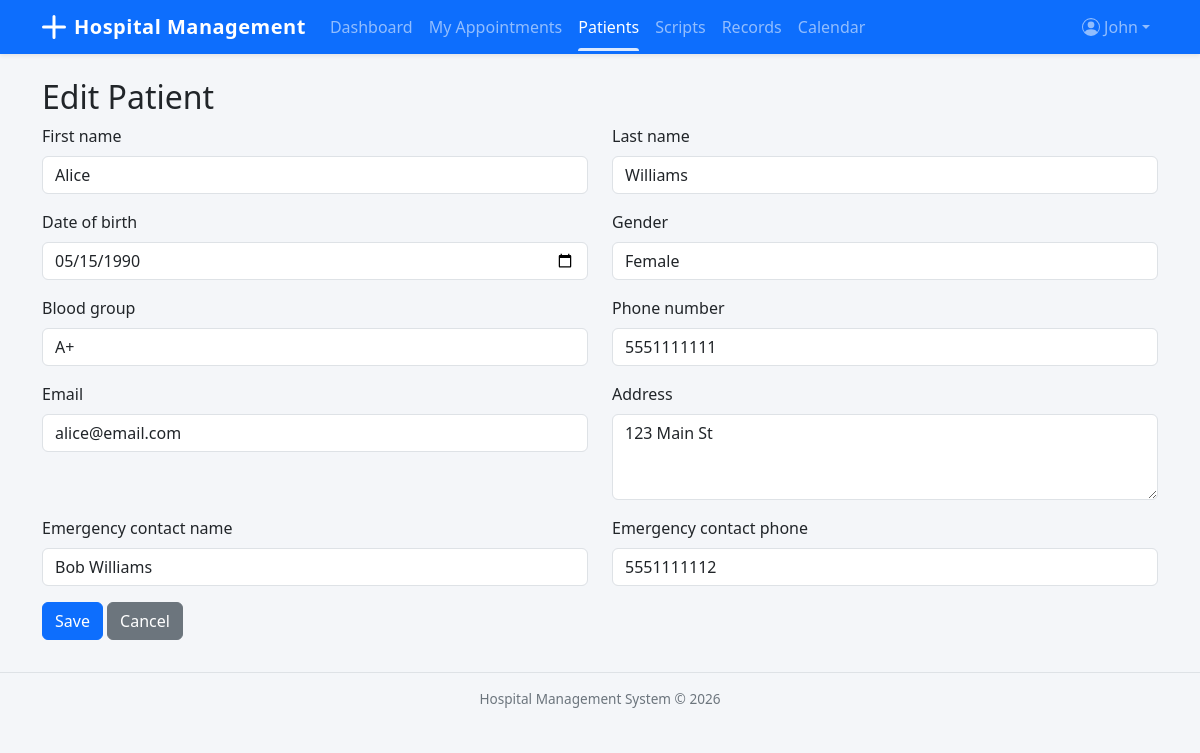
Screenshot of /patients/1/update/ (signed in) with the database file from the repository.
### accounts/models.py (models this page shows, shortened)
class User(AbstractUser):
    class Role(models.TextChoices):
        ADMIN = 'Admin', 'Admin'
        DOCTOR = 'Doctor', 'Doctor'
        RECEPTIONIST = 'Receptionist', 'Receptionist'
    role = models.CharField(max_length=20, choices=Role.choices, default=Role.RECEPTIONIST)
    phone_number = models.CharField(max_length=15, blank=True)

### patients/models.py (models this page shows, shortened)
class Patient(models.Model):
    class Gender(models.TextChoices):
        MALE = 'Male', 'Male'
        FEMALE = 'Female', 'Female'
        OTHER = 'Other', 'Other'
    class BloodGroup(models.TextChoices):
        A_POS = 'A+', 'A+'
        A_NEG = 'A-', 'A-'
        B_POS = 'B+', 'B+'
        B_NEG = 'B-', 'B-'
        AB_POS = 'AB+', 'AB+'
        AB_NEG = 'AB-', 'AB-'
        O_POS = 'O+', 'O+'
        O_NEG = 'O-', 'O-'
    first_name = models.CharField(max_length=50)
    last_name = models.CharField(max_length=50)
    date_of_birth = models.DateField()
    gender = models.CharField(max_length=10, choices=Gender.choices)
    blood_group = models.CharField(max_length=5, choices=BloodGroup.choices, blank=True)
    phone_number = models.CharField(max_length=15)
    email = models.EmailField(blank=True)
    address = models.TextField(blank=True)
    emergency_contact_name = models.CharField(max_length=100, blank=True)
    emergency_contact_phone = models.CharField(max_length=15, blank=True)
    registered_date = models.DateTimeField(auto_now_add=True)

### patients/views.py (the view, shortened to what this page needs)
# urls.py: path('<int:pk>/update/', views.PatientUpdateView.as_view(), name='patient_update'),
class PatientUpdateView(LoginRequiredMixin, UpdateView):
    model = Patient
    form_class = PatientForm
    template_name = 'patients/patient_form.html'
    success_url = reverse_lazy('patient_list')

### patients/forms.py
class PatientForm(forms.ModelForm):
    class Meta:
        model = Patient
        fields = '__all__'
        widgets = {
            'date_of_birth': forms.DateInput(attrs={'type': 'date'}),
            'address': forms.Textarea(attrs={'rows': 3}),
        }
    def __init__(self, *args, **kwargs):
        super().__init__(*args, **kwargs)
        for field in self.visible_fields():
            field.field.widget.attrs.setdefault('class', 'form-control')

### templates/patients/patient_form.html (shortened to what this page needs)
{% extends 'base.html' %}
{% block content %}
<h2>{% if form.instance.pk %}Edit Patient{% else %}Register Patient{% endif %}</h2>
<form method="post">
    <div class="row">
    {% for field in form %}
        <div class="col-md-6 mb-3">
            <label class="form-label">{{ field.label }}</label>
            {{ field }}
        </div>
    {% endfor %}
    </div>
    <button type="submit" class="btn btn-primary">Save</button>
    <a href="{% url 'patient_list' %}" class="btn btn-secondary">Cancel</a>
</form>
{% endblock %}

### templates/base.html (shortened to what this page needs)
<!DOCTYPE html>
<html lang="en">
<head>
    <link href="https://cdn.jsdelivr.net/npm/bootstrap@5.3.0/dist/css/bootstrap.min.css" rel="stylesheet">
</head>
<body>
    <nav class="navbar navbar-expand-lg navbar-dark bg-primary shadow-sm">
        <div class="container">
            <a class="navbar-brand d-flex align-items-center" href="{% url 'dashboard_redirect' %}">
                <svg xmlns="http://www.w3.org/2000/svg" width="24" height="24" fill="currentColor" class="me-2" viewBox="0 0 16 16">
                    <path d="M8 0a1 1 0 0 1 1 1v6h6a1 1 0 1 1 0 2H9v6a1 1 0 1 1-2 0V9H1a1 1 0 0 1 0-2h6V1a1 1 0 0 1 1-1z"/>
                </svg>
                <span class="d-none d-sm-inline">Hospital Management</span><span class="d-sm-none">HMS</span>
            </a>
            <div class="collapse navbar-collapse" id="navbarNav">
                {% if user.is_authenticated %}
                <ul class="navbar-nav me-auto">
                    {% if user.role == 'Admin' %}
                    <li class="nav-item"><a class="nav-link{% if request.resolver_match.url_name == 'admin_dashboard' %} active{% endif %}" href="{% url 'admin_dashboard' %}">Dashboard</a></li>
                    <li class="nav-item"><a class="nav-link{% if request.resolver_match.url_name == 'department_list' %} active{% endif %}" href="{% url 'department_list' %}">Departments</a></li>
                    <li class="nav-item"><a class="nav-link{% if 'doctor' in request.resolver_match.url_name %} active{% endif %}" href="{% url 'doctor_list' %}">Doctors</a></li>
                    <li class="nav-item"><a class="nav-link{% if 'patient' in request.resolver_match.url_name %} active{% endif %}" href="{% url 'patient_list' %}">Patients</a></li>
                    <li class="nav-item"><a class="nav-link{% if 'appointment' in request.resolver_match.url_name %} active{% endif %}" href="{% url 'appointment_list' %}">Appointments</a></li>
                    <li class="nav-item"><a class="nav-link{% if 'prescription' in request.resolver_match.url_name %} active{% endif %}" href="{% url 'prescription_list' %}">Prescriptions</a></li>
                    <li class="nav-item"><a class="nav-link{% if 'record' in request.resolver_match.url_name %} active{% endif %}" href="{% url 'medical_record_list' %}">Records</a></li>
                    <li class="nav-item"><a class="nav-link{% if 'report' in request.resolver_match.url_name %} active{% endif %}" href="{% url 'patient_report' %}">Reports</a></li>
                    <li class="nav-item"><a class="nav-link{% if 'calendar' in request.resolver_match.url_name %} active{% endif %}" href="{% url 'doctor_calendar' %}">Calendar</a></li>
                    {% elif user.role == 'Doctor' %}
                    <li class="nav-item"><a class="nav-link{% if request.resolver_match.url_name == 'doctor_dashboard' %} active{% endif %}" href="{% url 'doctor_dashboard' %}">Dashboard</a></li>
                    <li class="nav-item"><a class="nav-link{% if request.resolver_match.url_name == 'doctor_appointments' %} active{% endif %}" href="{% url 'doctor_appointments' %}">My Appointments</a></li>
                    <li class="nav-item"><a class="nav-link{% if 'patient' in request.resolver_match.url_name %} active{% endif %}" href="{% url 'patient_list' %}">Patients</a></li>
                    <li class="nav-item"><a class="nav-link{% if request.resolver_match.url_name == 'doctor_prescriptions' %} active{% endif %}" href="{% url 'doctor_prescriptions' %}">Scripts</a></li>
                    <li class="nav-item"><a class="nav-link{% if request.resolver_match.url_name == 'doctor_medical_records' %} active{% endif %}" href="{% url 'doctor_medical_records' %}">Records</a></li>
                    <li class="nav-item"><a class="nav-link{% if 'calendar' in request.resolver_match.url_name %} active{% endif %}" href="{% url 'doctor_calendar' %}">Calendar</a></li>
                    {% endif %}
                </ul>
                <ul class="navbar-nav">
                    <li class="nav-item dropdown">
                        <a class="nav-link dropdown-toggle d-flex align-items-center" href="#" role="button" data-bs-toggle="dropdown">
                            <span class="d-none d-md-inline">{{ user.get_short_name|default:user.username }}</span>
                        </a>
                    </li>
                </ul>
                {% endif %}
            </div>
        </div>
    </nav>
    <div class="container mt-4">
        {% block content %}{% endblock %}
    </div>
    <footer class="footer text-center">
        <div class="container">
            Hospital Management System &copy; {% now "Y" %}
        </div>
    </footer>
</body>
</html>

### templates/base.html (style rules this page uses)
body { background-color: #f4f6f9; }
.navbar { padding-top: 0; padding-bottom: 0; }
.navbar-brand { font-weight: 700; letter-spacing: 0.5px; padding-top: 0.75rem; padding-bottom: 0.75rem; }
.navbar .nav-link { padding-top: 0.75rem; padding-bottom: 0.75rem; position: relative; }
.navbar .nav-link.active::after { content: ''; position: absolute; bottom: 0; left: 0.5rem; right: 0.5rem; height: 3px; background: rgba(255,255,255,0.85); border-radius: 3px 3px 0 0; }
.footer { font-size: 0.85rem; color: #6c757d; border-top: 1px solid #dee2e6; padding: 1rem 0; margin-top: 2rem; }

### rows the page displays
User: get_short_name "John"
Patient: form "Alice" "Williams" "05/15/1990" "Female" "A+" "5551111111" "alice@email.com" "123 Main St" "Bob Williams" "5551111112"

### other values shown
{{ field.label }} "First name" "Last name" "Date of birth" "Gender" "Blood group" "Phone number" "Email" "Address" "Emergency contact name" "Emergency contact phone"
